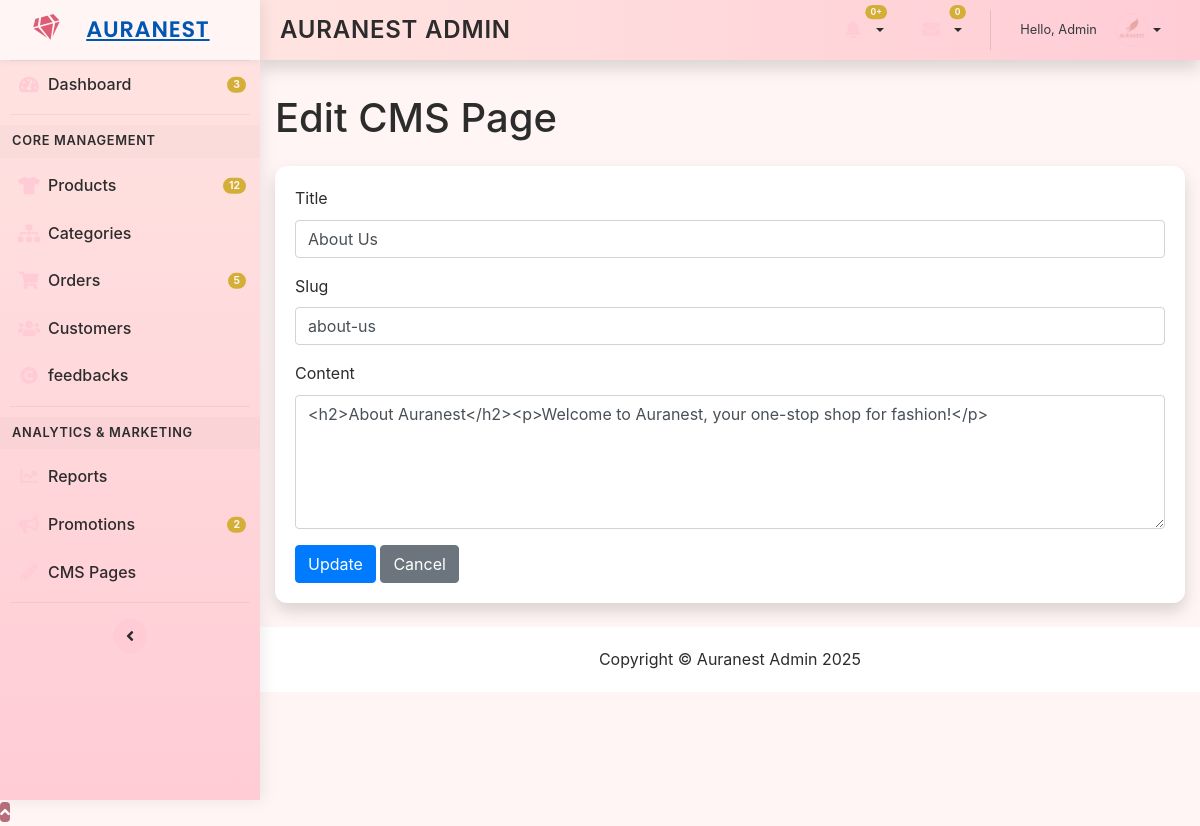
/admin/edit_cms.php?id=1 (signed in), run on the app's committed database.
### tables this page shows
CREATE TABLE `cms_pages` (
  `id` int(11) NOT NULL,
  `title` varchar(255) NOT NULL,
  `slug` varchar(255) NOT NULL,
  `content` text NOT NULL,
  `meta_title` varchar(255) DEFAULT NULL,
  `meta_description` text DEFAULT NULL,
  `meta_keywords` varchar(255) DEFAULT NULL,
  `status` enum('published','draft','trashed') NOT NULL DEFAULT 'draft',
  `created_at` timestamp NOT NULL DEFAULT current_timestamp(),
  `updated_at` timestamp NOT NULL DEFAULT current_timestamp() ON UPDATE current_timestamp()
);

### admin/edit_cms.php (the view, shortened to what this page needs)
<?php
include 'functions.php';
$id = $_GET['id'] ?? '';
$page = null;
if (!empty($id)) {
    $stmt = $conn->prepare("SELECT id, title, slug, content FROM cms_pages WHERE id = ? LIMIT 1");
    $stmt->bind_param("i", $id);
    $stmt->execute();
    $result = $stmt->get_result();
    $page = $result->fetch_assoc();
}
?>
<!DOCTYPE html>
<html lang="en">
<head>
    <link href="https://stackpath.bootstrapcdn.com/bootstrap/4.5.2/css/bootstrap.min.css" rel="stylesheet">
    <link href="https://cdnjs.cloudflare.com/ajax/libs/font-awesome/5.15.4/css/all.min.css" rel="stylesheet">
    <link href="style.css" rel="stylesheet">
</head>
<body id="page-top">
    <div id="wrapper">
        <?php include 'includes/sidebar.php'; ?>
        <div id="content-wrapper" class="d-flex flex-column">
            <div id="content">
                <?php include 'includes/header.php'; ?>
                <div class="container-fluid">
                    <h1 class="mt-4 mb-4">Edit CMS Page</h1>
                    <?php if ($page): ?>
                        <div class="card shadow mb-4">
                            <div class="card-body">
                                <form method="POST">
                                    <div class="form-group">
                                        <label>Title</label>
                                        <input type="text" class="form-control" name="title" value="<?php echo htmlspecialchars($page['title']); ?>" required>
                                    </div>
                                    <div class="form-group">
                                        <label>Slug</label>
                                        <input type="text" class="form-control" name="slug" value="<?php echo htmlspecialchars($page['slug']); ?>" required>
                                    </div>
                                    <div class="form-group">
                                        <label>Content</label>
                                        <textarea class="form-control" name="content" rows="5" required><?php echo htmlspecialchars($page['content']); ?></textarea>
                                    </div>
                                    <button type="submit" name="update_page" class="btn btn-primary">Update</button>
                                    <a href="cms.php" class="btn btn-secondary">Cancel</a>
                                </form>
                            </div>
                        </div>
                    <?php else: ?>
                        <div class="alert alert-warning">Page not found.</div>
                    <?php endif; ?>
                </div>
            </div>
            <?php include 'includes/footer.php'; ?>
        </div>
    </div>
    <a class="scroll-to-top rounded" href="#page-top"><i class="fas fa-angle-up"></i></a>
</body>
</html>

### admin/style.css (style rules this page uses)
* { margin: 0; padding: 0; box-sizing: border-box; }
body { font-family: 'Poppins', sans-serif; background-color: #FCE4EC; color: #333333; line-height: 1.6; }
#wrapper { display: flex; min-height: 100vh; }
#content-wrapper { flex-grow: 1; padding-top: 60px; padding-bottom: 30px; margin-left: 260px; transition: margin-left 0.3s ease; }
.card { border: none; border-radius: 12px; background: #fff; box-shadow: 0 4px 20px rgba(0, 0, 0, 0.08); }
.card-body { padding: 20px; }
.scroll-to-top { background-color: #B76E79; color: #fff; border-radius: 50%; width: 50px; height: 50px; }
body { font-family: 'Poppins', sans-serif; background-color: #FCE4EC; color: #333333; }
#content-wrapper { flex-grow: 1; padding-top: 60px; margin-left: 260px; transition: margin-left 0.3s ease; }

### admin/includes/sidebar.php (style rules this page uses)
* { margin: 0; padding: 0; box-sizing: border-box; }
body { font-family: 'Inter', 'Lora', sans-serif; background-color: #FFF5F5; color: #2C2C2C; line-height: 1.6; overflow-x: hidden; }
#wrapper { display: flex; min-height: 100vh; }
#content-wrapper { flex-grow: 1; margin-left: 260px; padding-top: 70px; padding-bottom: 80px; transition: margin-left 0.3s ease; }

### data on the page
cms_pages: title "About Us", slug "about-us", content "<h2>About Auranest</h2><p>Welcome to Auranest, your one-stop shop for fashion!</p>"

### other printed values
$greeting "Hello, Admin"
